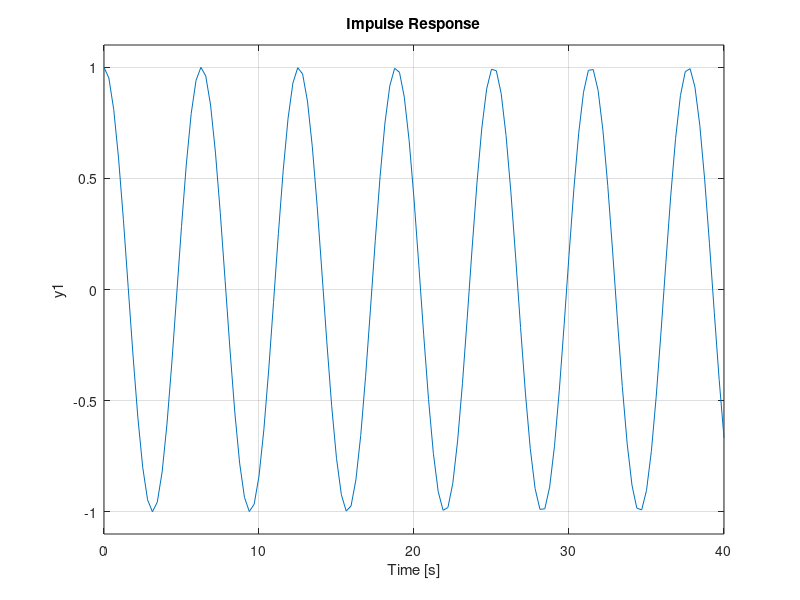

This chart was generated by the following MATLAB code:
clc
clear all
close all
clear vars
%Transfer Function
DEN = [1 0 1];
NUM = [0 1 0];
G = tf(NUM,DEN)
%State Space 
[A,B,C,D] = tf2ss(NUM,DEN)
%Eigen Value
eig(A)
[V,D]= eig(A)
%Plot
subplot(2,1,1)
pzmap(G)
subplot(2,1,2)
impulse(G)
